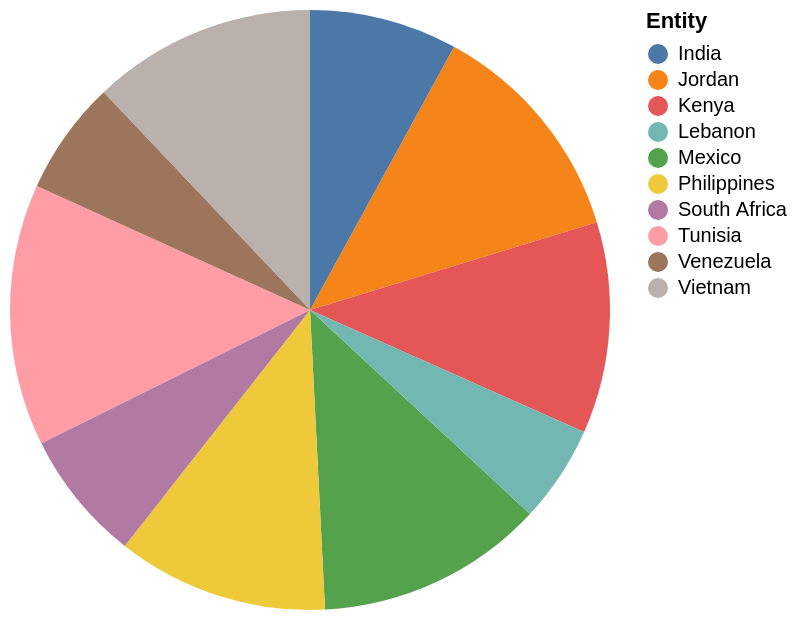

Here is the Vega-Lite specification saved for this chart:
### Vega-Lite specification from a JSON file in a GitHub repository (floating-point values rounded to 4 significant figures)
{"$schema": "https://vega.github.io/schema/vega-lite/v5.json", "description": "Pie chart auto-generated from CSV", "data": {"values": [{"Entity": "Tunisia", "Never/Rarely": "62", "Occasionally Frequently": "38.0"}, {"Entity": "Vietnam", "Never/Rarely": "53", "Occasionally Frequently": "nan"}, {"Entity": "Jordan", "Never/Rarely": "54", "Occasionally Frequently": "45.0"}, {"Entity": "Mexico", "Never/Rarely": "54", "Occasionally Frequently": "46.0"}, {"Entity": "Kenya", "Never/Rarely": "50", "Occasionally Frequently": "49.0"}, {"Entity": "Philippines", "Never/Rarely": "50", "Occasionally Frequently": "50.0"}, {"Entity": "India", "Never/Rarely": "35", "Occasionally Frequently": "59.0"}, {"Entity": "South Africa", "Never/Rarely": "31", "Occasionally Frequently": "69.0"}, {"Entity": "Venezuela", "Never/Rarely": "27", "Occasionally Frequently": "73.0"}, {"Entity": "Lebanon", "Never/Rarely": "23", "Occasionally Frequently": "73.0"}]}, "mark": "arc", "encoding": {"theta": {"field": "Never/Rarely", "type": "quantitative"}, "color": {"field": "Entity", "type": "nominal"}}}
